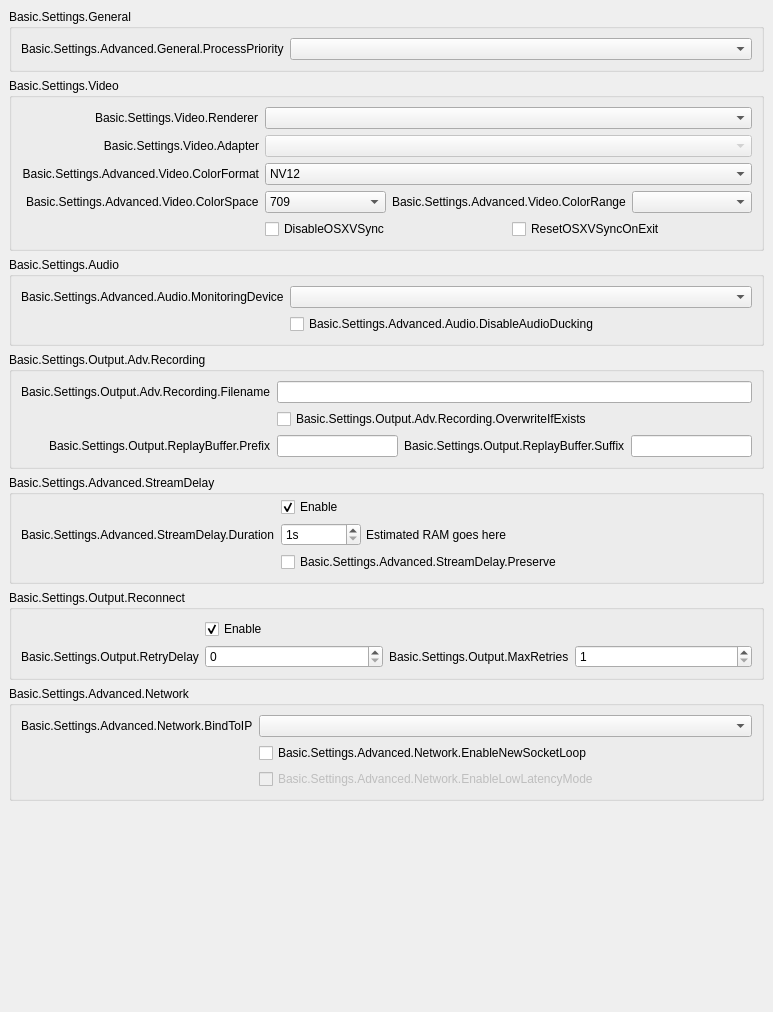
           <widget class="QWidget" name="scrollAreaWidgetContents">
            <property name="geometry">
             <rect>
              <x>0</x>
              <y>0</y>
              <width>773</width>
              <height>1012</height>
             </rect>
            </property>
            <layout class="QVBoxLayout" name="verticalLayout_16">
             <property name="leftMargin">
              <number>0</number>
             </property>
             <property name="topMargin">
              <number>0</number>
             </property>
             <property name="rightMargin">
              <number>0</number>
             </property>
             <property name="bottomMargin">
              <number>9</number>
             </property>
             <item alignment="Qt::AlignTop">
              <widget class="QWidget" name="widget_11" native="true">
               <layout class="QVBoxLayout" name="verticalLayout_17">
                <item>
                 <widget class="QGroupBox" name="advancedGeneralGroupBox">
                  <property name="title">
                   <string>Basic.Settings.General</string>
                  </property>
                  <layout class="QFormLayout" name="formLayout_22">
                   <property name="fieldGrowthPolicy">
                    <enum>QFormLayout::AllNonFixedFieldsGrow</enum>
                   </property>
                   <item row="0" column="0">
                    <widget class="QLabel" name="processPriorityLabel">
                     <property name="text">
                      <string>Basic.Settings.Advanced.General.ProcessPriority</string>
                     </property>
                     <property name="buddy">
                      <cstring>processPriority</cstring>
                     </property>
                    </widget>
                   </item>
                   <item row="0" column="1">
                    <widget class="QComboBox" name="processPriority"/>
                   </item>
                  </layout>
                 </widget>
                </item>
                <item>
                 <widget class="QGroupBox" name="advancedVideoContainer">
                  <property name="title">
                   <string>Basic.Settings.Video</string>
                  </property>
                  <layout class="QFormLayout" name="formLayout_14">
                   <property name="fieldGrowthPolicy">
                    <enum>QFormLayout::AllNonFixedFieldsGrow</enum>
                   </property>
                   <property name="labelAlignment">
                    <set>Qt::AlignRight|Qt::AlignTrailing|Qt::AlignVCenter</set>
                   </property>
                   <item row="0" column="0">
                    <widget class="QLabel" name="rendererLabel">
                     <property name="text">
                      <string>Basic.Settings.Video.Renderer</string>
                     </property>
                     <property name="buddy">
                      <cstring>renderer</cstring>
                     </property>
                    </widget>
                   </item>
                   <item row="0" column="1">
                    <widget class="QComboBox" name="renderer">
                     <property name="currentText">
                      <string notr="true"/>
                     </property>
                    </widget>
                   </item>
                   <item row="1" column="0">
                    <widget class="QLabel" name="adapterLabel">
                     <property name="text">
                      <string>Basic.Settings.Video.Adapter</string>
                     </property>
                     <property name="alignment">
                      <set>Qt::AlignRight|Qt::AlignTrailing|Qt::AlignVCenter</set>
                     </property>
                     <property name="buddy">
                      <cstring>adapter</cstring>
                     </property>
                    </widget>
                   </item>
                   <item row="1" column="1">
                    <widget class="QComboBox" name="adapter">
                     <property name="enabled">
                      <bool>false</bool>
                     </property>
                     <property name="currentText">
                      <string notr="true"/>
                     </property>
                    </widget>
                   </item>
                   <item row="2" column="0">
                    <widget class="QLabel" name="label_30">
                     <property name="minimumSize">
                      <size>
                       <width>0</width>
                       <height>0</height>
                      </size>
                     </property>
                     <property name="text">
                      <string>Basic.Settings.Advanced.Video.ColorFormat</string>
                     </property>
                     <property name="alignment">
                      <set>Qt::AlignRight|Qt::AlignTrailing|Qt::AlignVCenter</set>
                     </property>
                     <property name="buddy">
                      <cstring>colorFormat</cstring>
                     </property>
                    </widget>
                   </item>
                   <item row="2" column="1">
                    <widget class="QComboBox" name="colorFormat">
                     <item>
                      <property name="text">
                       <string notr="true">NV12</string>
                      </property>
                     </item>
                     <item>
                      <property name="text">
                       <string notr="true">I420</string>
                      </property>
                     </item>
                     <item>
                      <property name="text">
                       <string>I444</string>
                      </property>
                     </item>
                     <item>
                      <property name="text">
                       <string notr="true">RGB</string>
                      </property>
                     </item>
                    </widget>
                   </item>
                   <item row="4" column="1">
                    <layout class="QHBoxLayout" name="horizontalLayout_18">
                     <property name="leftMargin">
                      <number>0</number>
                     </property>
                     <property name="topMargin">
                      <number>0</number>
                     </property>
                     <property name="rightMargin">
                      <number>0</number>
                     </property>
                     <property name="bottomMargin">
                      <number>0</number>
                     </property>
                     <item>
                      <widget class="QCheckBox" name="disableOSXVSync">
                       <property name="text">
                        <string>DisableOSXVSync</string>
                       </property>
                      </widget>
                     </item>
                     <item>
                      <widget class="QCheckBox" name="resetOSXVSync">
                       <property name="text">
                        <string>ResetOSXVSyncOnExit</string>
                       </property>
                      </widget>
                     </item>
                    </layout>
                   </item>
                   <item row="3" column="1">
                    <layout class="QHBoxLayout" name="horizontalLayout_20">
                     <property name="leftMargin">
                      <number>0</number>
                     </property>
                     <property name="topMargin">
                      <number>0</number>
                     </property>
                     <property name="rightMargin">
                      <number>0</number>
                     </property>
                     <property name="bottomMargin">
                      <number>0</number>
                     </property>
                     <item>
                      <widget class="QComboBox" name="colorSpace">
                       <item>
                        <property name="text">
                         <string notr="true">709</string>
                        </property>
                       </item>
                       <item>
                        <property name="text">
                         <string notr="true">601</string>
                        </property>
                       </item>
                      </widget>
                     </item>
                     <item>
                      <widget class="QLabel" name="label_34">
                       <property name="sizePolicy">
                        <sizepolicy hsizetype="Maximum" vsizetype="Preferred">
                         <horstretch>0</horstretch>
                         <verstretch>0</verstretch>
                        </sizepolicy>
                       </property>
                       <property name="text">
                        <string>Basic.Settings.Advanced.Video.ColorRange</string>
                       </property>
                       <property name="buddy">
                        <cstring>colorRange</cstring>
                       </property>
                      </widget>
                     </item>
                     <item>
                      <widget class="QComboBox" name="colorRange"/>
                     </item>
                    </layout>
                   </item>
                   <item row="3" column="0">
                    <widget class="QLabel" name="label_33">
                     <property name="text">
                      <string>Basic.Settings.Advanced.Video.ColorSpace</string>
                     </property>
                     <property name="buddy">
                      <cstring>colorSpace</cstring>
                     </property>
                    </widget>
                   </item>
                  </layout>
                 </widget>
                </item>
                <item>
                 <widget class="QGroupBox" name="advAudioGroupBox">
                  <property name="title">
                   <string>Basic.Settings.Audio</string>
                  </property>
                  <layout class="QFormLayout" name="formLayout_27">
                   <property name="fieldGrowthPolicy">
                    <enum>QFormLayout::AllNonFixedFieldsGrow</enum>
                   </property>
                   <item row="0" column="0">
                    <widget class="QLabel" name="monitoringDeviceLabel">
                     <property name="text">
                      <string>Basic.Settings.Advanced.Audio.MonitoringDevice</string>
                     </property>
                     <property name="buddy">
                      <cstring>monitoringDevice</cstring>
                     </property>
                    </widget>
                   </item>
                   <item row="0" column="1">
                    <widget class="QComboBox" name="monitoringDevice"/>
                   </item>
                   <item row="1" column="1">
                    <widget class="QCheckBox" name="disableAudioDucking">
                     <property name="text">
                      <string>Basic.Settings.Advanced.Audio.DisableAudioDucking</string>
                     </property>
                    </widget>
                   </item>
                  </layout>
                 </widget>
                </item>
                <item>
                 <widget class="QGroupBox" name="groupBox_6">
                  <property name="title">
                   <string>Basic.Settings.Output.Adv.Recording</string>
                  </property>
                  <layout class="QFormLayout" name="formLayout_17">
                   <property name="fieldGrowthPolicy">
                    <enum>QFormLayout::AllNonFixedFieldsGrow</enum>
                   </property>
                   <property name="labelAlignment">
                    <set>Qt::AlignRight|Qt::AlignTrailing|Qt::AlignVCenter</set>
                   </property>
                   <item row="0" column="0">
                    <widget class="QLabel" name="label_7">
                     <property name="text">
                      <string>Basic.Settings.Output.Adv.Recording.Filename</string>
                     </property>
                     <property name="buddy">
                      <cstring>filenameFormatting</cstring>
                     </property>
                    </widget>
                   </item>
                   <item row="0" column="1">
                    <widget class="QLineEdit" name="filenameFormatting"/>
                   </item>
                   <item row="1" column="1">
                    <widget class="QCheckBox" name="overwriteIfExists">
                     <property name="text">
                      <string>Basic.Settings.Output.Adv.Recording.OverwriteIfExists</string>
                     </property>
                    </widget>
                   </item>
                   <item row="2" column="1">
                    <layout class="QHBoxLayout" name="horizontalLayout_14">
                     <property name="leftMargin">
                      <number>0</number>
                     </property>
                     <property name="topMargin">
                      <number>0</number>
                     </property>
                     <property name="rightMargin">
                      <number>0</number>
                     </property>
                     <property name="bottomMargin">
                      <number>0</number>
                     </property>
                     <item>
                      <widget class="QLineEdit" name="simpleRBPrefix"/>
                     </item>
                     <item>
                      <widget class="QLabel" name="label_58">
                       <property name="text">
                        <string>Basic.Settings.Output.ReplayBuffer.Suffix</string>
                       </property>
                       <property name="buddy">
                        <cstring>simpleRBSuffix</cstring>
                       </property>
                      </widget>
                     </item>
                     <item>
                      <widget class="QLineEdit" name="simpleRBSuffix"/>
                     </item>
                    </layout>
                   </item>
                   <item row="2" column="0">
                    <widget class="QLabel" name="label_57">
                     <property name="text">
                      <string>Basic.Settings.Output.ReplayBuffer.Prefix</string>
                     </property>
                     <property name="buddy">
                      <cstring>simpleRBPrefix</cstring>
                     </property>
                    </widget>
                   </item>
                  </layout>
                 </widget>
                </item>
                <item>
                 <widget class="QGroupBox" name="groupBox_5">
                  <property name="title">
                   <string>Basic.Settings.Advanced.StreamDelay</string>
                  </property>
                  <layout class="QFormLayout" name="formLayout_18">
                   <property name="fieldGrowthPolicy">
                    <enum>QFormLayout::AllNonFixedFieldsGrow</enum>
                   </property>
                   <property name="topMargin">
                    <number>2</number>
                   </property>
                   <item row="1" column="0">
                    <widget class="QLabel" name="label_56">
                     <property name="text">
                      <string>Basic.Settings.Advanced.StreamDelay.Duration</string>
                     </property>
                     <property name="buddy">
                      <cstring>streamDelaySec</cstring>
                     </property>
                    </widget>
                   </item>
                   <item row="1" column="1">
                    <widget class="QWidget" name="widget_12" native="true">
                     <property name="enabled">
                      <bool>true</bool>
                     </property>
                     <layout class="QHBoxLayout" name="horizontalLayout_13">
                      <property name="spacing">
                       <number>5</number>
                      </property>
                      <property name="leftMargin">
                       <number>0</number>
                      </property>
                      <property name="topMargin">
                       <number>0</number>
                      </property>
                      <property name="rightMargin">
                       <number>0</number>
                      </property>
                      <property name="bottomMargin">
                       <number>0</number>
                      </property>
                      <item>
                       <widget class="QSpinBox" name="streamDelaySec">
                        <property name="enabled">
                         <bool>true</bool>
                        </property>
                        <property name="sizePolicy">
                         <sizepolicy hsizetype="Maximum" vsizetype="Fixed">
                          <horstretch>0</horstretch>
                          <verstretch>0</verstretch>
                         </sizepolicy>
                        </property>
                        <property name="minimumSize">
                         <size>
                          <width>80</width>
                          <height>0</height>
                         </size>
                        </property>
                        <property name="suffix">
                         <string notr="true">s</string>
                        </property>
                        <property name="minimum">
                         <number>1</number>
                        </property>
                        <property name="maximum">
                         <number>1800</number>
                        </property>
                       </widget>
                      </item>
                      <item>
                       <widget class="QLabel" name="streamDelayInfo">
                        <property name="text">
                         <string notr="true">Estimated RAM goes here</string>
                        </property>
                       </widget>
                      </item>
                     </layout>
                    </widget>
                   </item>
                   <item row="2" column="1">
                    <widget class="QCheckBox" name="streamDelayPreserve">
                     <property name="text">
                      <string>Basic.Settings.Advanced.StreamDelay.Preserve</string>
                     </property>
                    </widget>
                   </item>
                   <item row="0" column="1">
                    <widget class="QCheckBox" name="streamDelayEnable">
                     <property name="text">
                      <string>Enable</string>
                     </property>
                     <property name="checked">
                      <bool>true</bool>
                     </property>
                    </widget>
                   </item>
                  </layout>
                 </widget>
                </item>
                <item>
                 <widget class="QGroupBox" name="groupBox_7">
                  <property name="title">
                   <string>Basic.Settings.Output.Reconnect</string>
                  </property>
                  <layout class="QFormLayout" name="formLayout_19">
                   <property name="fieldGrowthPolicy">
                    <enum>QFormLayout::AllNonFixedFieldsGrow</enum>
                   </property>
                   <item row="0" column="1">
                    <widget class="QCheckBox" name="reconnectEnable">
                     <property name="text">
                      <string>Enable</string>
                     </property>
                     <property name="checked">
                      <bool>true</bool>
                     </property>
                    </widget>
                   </item>
                   <item row="1" column="1">
                    <layout class="QHBoxLayout" name="horizontalLayout_19">
                     <property name="leftMargin">
                      <number>0</number>
                     </property>
                     <property name="topMargin">
                      <number>0</number>
                     </property>
                     <property name="rightMargin">
                      <number>0</number>
                     </property>
                     <property name="bottomMargin">
                      <number>0</number>
                     </property>
                     <item>
                      <widget class="QSpinBox" name="reconnectRetryDelay">
                       <property name="maximum">
                        <number>30</number>
                       </property>
                      </widget>
                     </item>
                     <item>
                      <widget class="QLabel" name="label_22">
                       <property name="sizePolicy">
                        <sizepolicy hsizetype="Maximum" vsizetype="Preferred">
                         <horstretch>0</horstretch>
                         <verstretch>0</verstretch>
                        </sizepolicy>
                       </property>
                       <property name="text">
                        <string>Basic.Settings.Output.MaxRetries</string>
                       </property>
                       <property name="buddy">
                        <cstring>reconnectMaxRetries</cstring>
                       </property>
                      </widget>
                     </item>
                     <item>
                      <widget class="QSpinBox" name="reconnectMaxRetries">
                       <property name="minimum">
                        <number>1</number>
                       </property>
                       <property name="maximum">
                        <number>10000</number>
                       </property>
                      </widget>
                     </item>
                    </layout>
                   </item>
                   <item row="1" column="0">
                    <widget class="QLabel" name="label_17">
                     <property name="text">
                      <string>Basic.Settings.Output.RetryDelay</string>
                     </property>
                     <property name="buddy">
                      <cstring>reconnectRetryDelay</cstring>
                     </property>
                    </widget>
                   </item>
                  </layout>
                 </widget>
                </item>
                <item>
                 <widget class="QGroupBox" name="advNetworkGroupBox">
                  <property name="title">
                   <string>Basic.Settings.Advanced.Network</string>
                  </property>
                  <layout class="QFormLayout" name="formLayout_23">
                   <property name="fieldGrowthPolicy">
                    <enum>QFormLayout::AllNonFixedFieldsGrow</enum>
                   </property>
                   <item row="0" column="1">
                    <widget class="QComboBox" name="bindToIP"/>
                   </item>
                   <item row="0" column="0">
                    <widget class="QLabel" name="label_27">
                     <property name="text">
                      <string>Basic.Settings.Advanced.Network.BindToIP</string>
                     </property>
                     <property name="buddy">
                      <cstring>bindToIP</cstring>
                     </property>
                    </widget>
                   </item>
                   <item row="1" column="1">
                    <widget class="QCheckBox" name="enableNewSocketLoop">
                     <property name="text">
                      <string>Basic.Settings.Advanced.Network.EnableNewSocketLoop</string>
                     </property>
                    </widget>
                   </item>
                   <item row="2" column="1">
                    <widget class="QCheckBox" name="enableLowLatencyMode">
                     <property name="enabled">
                      <bool>false</bool>
                     </property>
                     <property name="text">
                      <string>Basic.Settings.Advanced.Network.EnableLowLatencyMode</string>
                     </property>
                    </widget>
                   </item>
                  </layout>
                 </widget>
                </item>
                <item>
                 <widget class="QLabel" name="advancedMsg">
                  <property name="styleSheet">
                   <string notr="true">color: rgb(255, 0, 4);</string>
                  </property>
                  <property name="text">
                   <string notr="true"/>
                  </property>
                  <property name="wordWrap">
                   <bool>true</bool>
                  </property>
                 </widget>
                </item>
                <item>
                 <widget class="QLabel" name="advancedMsg2">
                  <property name="styleSheet">
                   <string notr="true">color: rgb(255, 0, 4);</string>
                  </property>
                  <property name="text">
                   <string notr="true"/>
                  </property>
                  <property name="wordWrap">
                   <bool>true</bool>
                  </property>
                 </widget>
                </item>
               </layout>
              </widget>
             </item>
            </layout>
           </widget>
